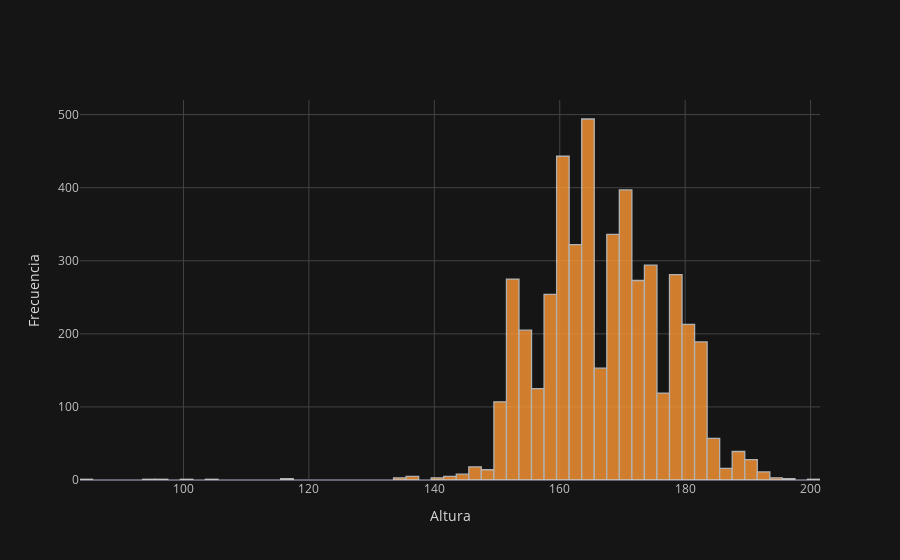

Notebook code cell kept with this figure:
### Code cell
#Histograma altura wh

wh['height'].iplot(kind='hist', bins=100, xTitle='Altura', yTitle='Frecuencia')

### Figure 1 — Plotly figure (JSON) as saved in the notebook; plotly's stock layout.template omitted (floating-point values rounded to 4 significant figures; data arrays with more than 128 entries replaced by an {"elided": "..."} marker saying what was removed)
{"data": [{"histfunc": "count", "histnorm": "", "marker": {"color": "rgba(255, 153, 51, 1.0)", "line": {"color": "#D9D9D9", "width": 1.3}}, "name": "height", "nbinsx": 100, "opacity": 0.8, "orientation": "v", "type": "histogram", "x": {"elided": "4700 int values"}}], "layout": {"barmode": "overlay", "legend": {"bgcolor": "#151516", "font": {"color": "#D9D9D9"}}, "paper_bgcolor": "#151516", "plot_bgcolor": "#151516", "title": {"font": {"color": "#D9D9D9"}}, "xaxis": {"gridcolor": "#434343", "showgrid": true, "tickfont": {"color": "#C2C2C2"}, "title": {"font": {"color": "#D9D9D9"}, "text": "Altura"}, "zerolinecolor": "#666570"}, "yaxis": {"gridcolor": "#434343", "showgrid": true, "tickfont": {"color": "#C2C2C2"}, "title": {"font": {"color": "#D9D9D9"}, "text": "Frecuencia"}, "zerolinecolor": "#666570"}}}
